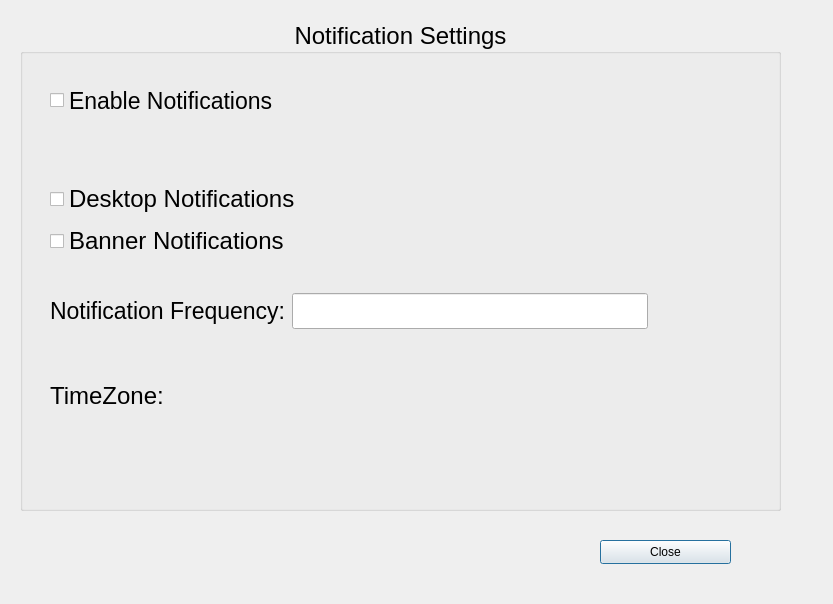
<?xml version="1.0" encoding="UTF-8"?>
<ui version="4.0">
 <class>Notifications</class>
 <widget class="QDialog" name="Notifications">
  <property name="geometry">
   <rect>
    <x>0</x>
    <y>0</y>
    <width>833</width>
    <height>604</height>
   </rect>
  </property>
  <property name="windowTitle">
   <string>Dialog</string>
  </property>
  <widget class="QPushButton" name="CloseBtn">
   <property name="geometry">
    <rect>
     <x>600</x>
     <y>540</y>
     <width>131</width>
     <height>24</height>
    </rect>
   </property>
   <property name="text">
    <string>Close</string>
   </property>
  </widget>
  <widget class="QGroupBox" name="groupBox">
   <property name="geometry">
    <rect>
     <x>20</x>
     <y>20</y>
     <width>761</width>
     <height>491</height>
    </rect>
   </property>
   <property name="font">
    <font>
     <pointsize>18</pointsize>
     <italic>false</italic>
     <bold>false</bold>
    </font>
   </property>
   <property name="title">
    <string>Notification Settings</string>
   </property>
   <property name="alignment">
    <set>Qt::AlignmentFlag::AlignCenter</set>
   </property>
   <widget class="QCheckBox" name="checkBox">
    <property name="geometry">
     <rect>
      <x>30</x>
      <y>50</y>
      <width>331</width>
      <height>61</height>
     </rect>
    </property>
    <property name="font">
     <font>
      <pointsize>17</pointsize>
      <italic>false</italic>
      <bold>false</bold>
     </font>
    </property>
    <property name="autoFillBackground">
     <bool>false</bool>
    </property>
    <property name="text">
     <string>Enable Notifications</string>
    </property>
   </widget>
   <widget class="QLabel" name="label_2">
    <property name="geometry">
     <rect>
      <x>30</x>
      <y>360</y>
      <width>221</width>
      <height>31</height>
     </rect>
    </property>
    <property name="text">
     <string>TimeZone:</string>
    </property>
   </widget>
   <widget class="QWidget" name="layoutWidget">
    <property name="geometry">
     <rect>
      <x>30</x>
      <y>250</y>
      <width>598</width>
      <height>82</height>
     </rect>
    </property>
    <layout class="QHBoxLayout" name="horizontalLayout">
     <item>
      <widget class="QLabel" name="label">
       <property name="font">
        <font>
         <pointsize>17</pointsize>
         <italic>false</italic>
         <bold>false</bold>
        </font>
       </property>
       <property name="text">
        <string>Notification Frequency:</string>
       </property>
      </widget>
     </item>
     <item>
      <widget class="QLineEdit" name="lineEdit"/>
     </item>
    </layout>
   </widget>
   <widget class="QWidget" name="layoutWidget">
    <property name="geometry">
     <rect>
      <x>30</x>
      <y>160</y>
      <width>291</width>
      <height>80</height>
     </rect>
    </property>
    <layout class="QVBoxLayout" name="verticalLayout">
     <item>
      <widget class="QCheckBox" name="checkBox_2">
       <property name="text">
        <string>Desktop Notifications</string>
       </property>
      </widget>
     </item>
     <item>
      <widget class="QCheckBox" name="checkBox_3">
       <property name="text">
        <string>Banner Notifications</string>
       </property>
      </widget>
     </item>
    </layout>
   </widget>
  </widget>
 </widget>
 <resources/>
 <connections/>
</ui>
